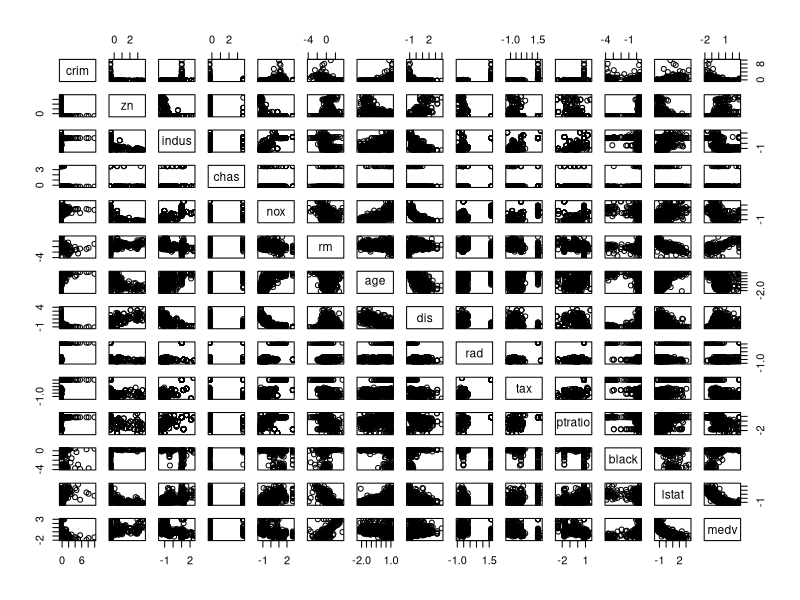
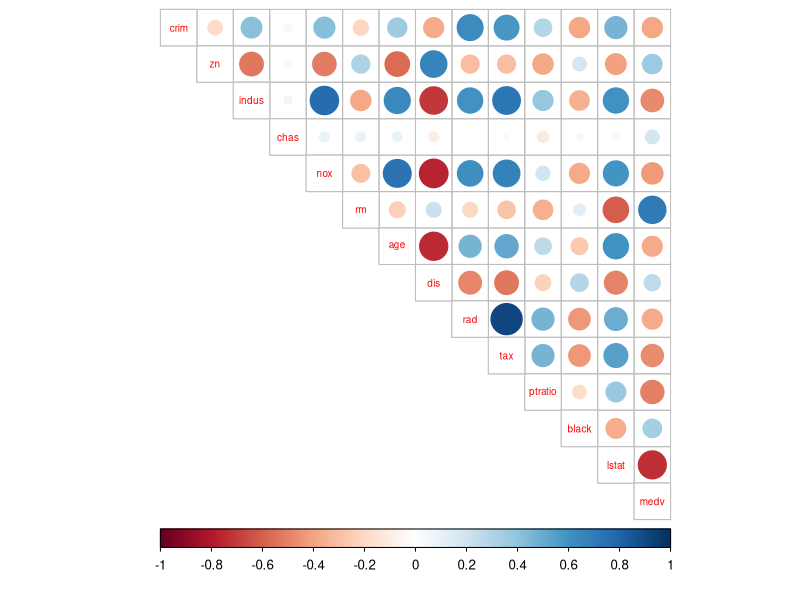
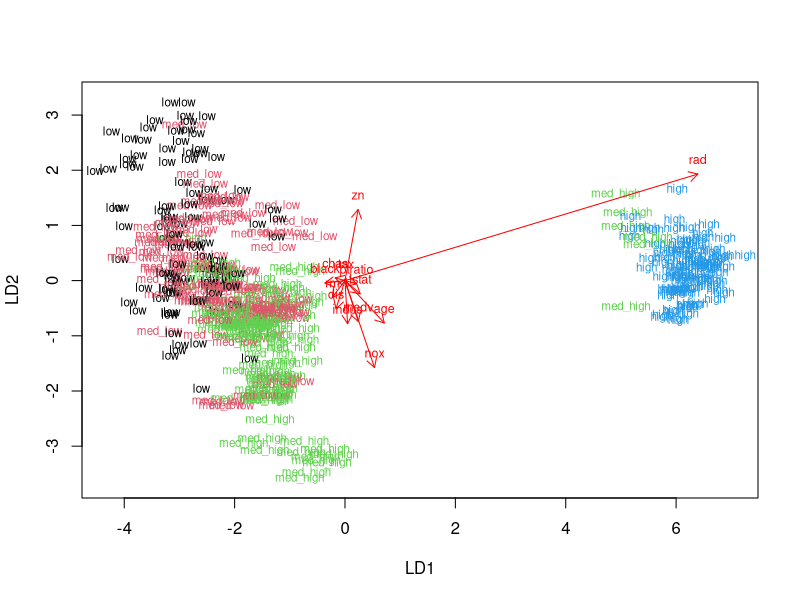
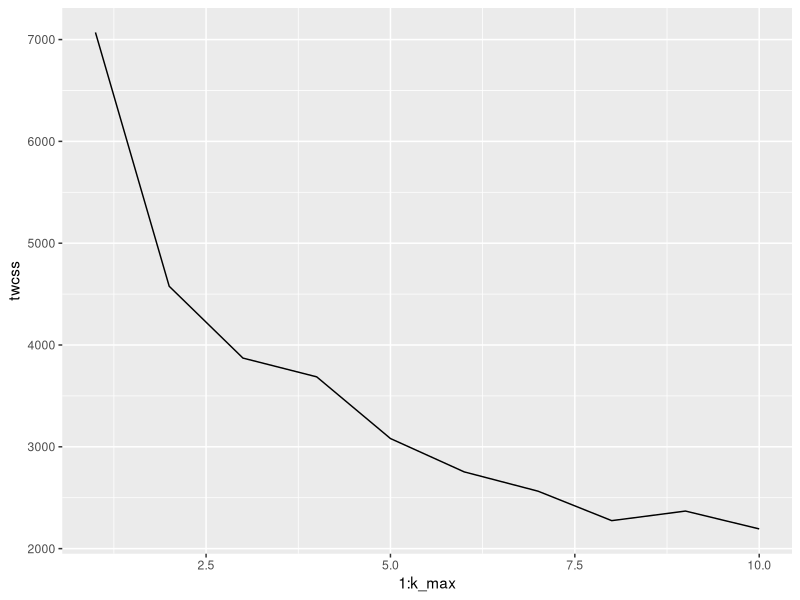
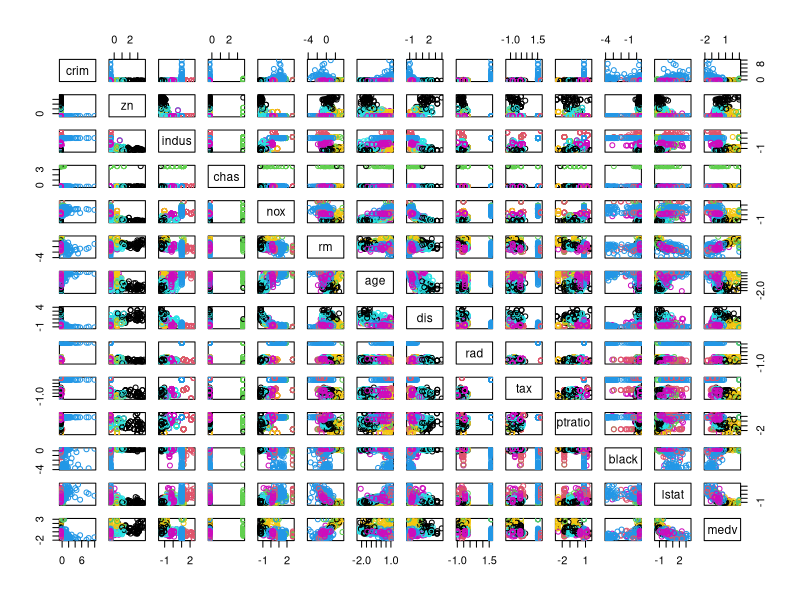

R code for these plots, in order:
## ---- chunk 1
knitr::opts_chunk$set(echo = TRUE)
## ---- chunk 2
library(MASS)
library(dplyr)
library(ggplot2)
library(corrplot)
data("Boston")
## ---- chunk 3
str(Boston)
summary(Boston)
head(Boston)
boston_scaled <- scale(Boston)
boston_scaled <- as.data.frame(boston_scaled)
## ---- chunk 4
pairs(boston_scaled)
# calculate the correlation matrix and round it
cor_matrix<-cor(boston_scaled) %>% round(2)

# print the correlation matrix
cor_matrix

# visualize the correlation matrix
corrplot(cor_matrix, method="circle", type="upper", cl.pos = "b", tl.pos = "d", tl.cex = 0.6)

# create a quantile vector of crim and print it
bins <- quantile(boston_scaled$crim)
bins

# create a categorical variable 'crime'
crime <- cut(boston_scaled$crim, breaks = bins, include.lowest = TRUE, labels = c("low", "med_low","med_high","high"))
# remove original crim from the dataset
boston_scaled <- dplyr::select(boston_scaled, -crim)

# add the new categorical value to scaled data
boston_scaled <- data.frame(boston_scaled, crime)
## ---- chunk 5
# number of rows in the Boston dataset 
n <- nrow(boston_scaled)

# choose randomly 80% of the rows
ind <- sample(n,  size = n * 0.8)

# create train set
train <- boston_scaled[ind,]

# create test set 
test <- boston_scaled[-ind,]
# save the correct classes from test data
correct_classes <- test$crime
# remove the crime variable from test data
test <- dplyr::select(test, -crime)
## ---- chunk 6
# linear discriminant analysis
lda.fit <- lda(crime ~ ., data = train)

# print the lda.fit object
lda.fit

# the function for lda biplot arrows
lda.arrows <- function(x, myscale = 1, arrow_heads = 0.1, color = "red", tex = 0.75, choices = c(1,2)){
  heads <- coef(x)
  arrows(x0 = 0, y0 = 0, 
         x1 = myscale * heads[,choices[1]], 
         y1 = myscale * heads[,choices[2]], col=color, length = arrow_heads)
  text(myscale * heads[,choices], labels = row.names(heads), 
       cex = tex, col=color, pos=3)
}

# target classes as numeric
classes <- as.numeric(train$crime)

# plot the lda results
plot(lda.fit, dimen = 2, col = classes, pch = classes)
lda.arrows(lda.fit, myscale = 2)
## ---- chunk 7
# predict classes with test data
lda.pred <- predict(lda.fit, newdata = test)

# cross tabulate the results
table(correct = correct_classes, predicted = lda.pred$class)
## ---- chunk 8
data('Boston')
boston_scaled <- scale(Boston)
dist_eu <- dist(boston_scaled)
k_max <- 10

# calculate the total within sum of squares
twcss <- sapply(1:k_max, function(k){kmeans(boston_scaled, k)$tot.withinss})

# visualize the results
qplot(x = 1:k_max, y = twcss, geom = 'line')

km <-kmeans(boston_scaled, centers = 7)

# plot the Boston dataset with clusters
pairs(boston_scaled, col = km$cluster)


